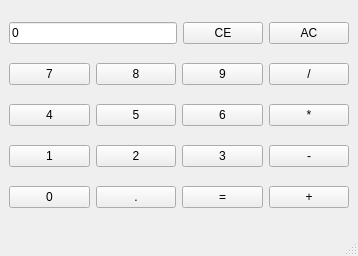
<?xml version="1.0" encoding="UTF-8"?>
<ui version="4.0">
 <class>Calculator</class>
 <widget class="QMainWindow" name="Calculator">
  <property name="geometry">
   <rect>
    <x>0</x>
    <y>0</y>
    <width>358</width>
    <height>256</height>
   </rect>
  </property>
  <property name="windowTitle">
   <string>Calculator</string>
  </property>
  <widget class="QWidget" name="centralwidget">
   <layout class="QVBoxLayout" name="verticalLayout">
    <item>
     <layout class="QHBoxLayout" name="horizontalLayout_5">
      <item>
       <widget class="QLineEdit" name="e_display">
        <property name="text">
         <string>0</string>
        </property>
        <property name="readOnly">
         <bool>true</bool>
        </property>
       </widget>
      </item>
      <item>
       <widget class="QPushButton" name="b_ce">
        <property name="text">
         <string>CE</string>
        </property>
       </widget>
      </item>
      <item>
       <widget class="QPushButton" name="b_ac">
        <property name="text">
         <string>AC</string>
        </property>
       </widget>
      </item>
     </layout>
    </item>
    <item>
     <layout class="QHBoxLayout" name="horizontalLayout">
      <item>
       <widget class="QPushButton" name="b_7">
        <property name="text">
         <string>7</string>
        </property>
       </widget>
      </item>
      <item>
       <widget class="QPushButton" name="b_8">
        <property name="text">
         <string>8</string>
        </property>
       </widget>
      </item>
      <item>
       <widget class="QPushButton" name="b_9">
        <property name="text">
         <string>9</string>
        </property>
       </widget>
      </item>
      <item>
       <widget class="QPushButton" name="b_divide">
        <property name="text">
         <string>/</string>
        </property>
       </widget>
      </item>
     </layout>
    </item>
    <item>
     <layout class="QHBoxLayout" name="horizontalLayout_2">
      <item>
       <widget class="QPushButton" name="b_4">
        <property name="text">
         <string>4</string>
        </property>
       </widget>
      </item>
      <item>
       <widget class="QPushButton" name="b_5">
        <property name="text">
         <string>5</string>
        </property>
       </widget>
      </item>
      <item>
       <widget class="QPushButton" name="b_6">
        <property name="text">
         <string>6</string>
        </property>
       </widget>
      </item>
      <item>
       <widget class="QPushButton" name="b_multiply">
        <property name="text">
         <string>*</string>
        </property>
       </widget>
      </item>
     </layout>
    </item>
    <item>
     <layout class="QHBoxLayout" name="horizontalLayout_3">
      <item>
       <widget class="QPushButton" name="b_1">
        <property name="text">
         <string>1</string>
        </property>
       </widget>
      </item>
      <item>
       <widget class="QPushButton" name="b_2">
        <property name="text">
         <string>2</string>
        </property>
       </widget>
      </item>
      <item>
       <widget class="QPushButton" name="b_3">
        <property name="text">
         <string>3</string>
        </property>
       </widget>
      </item>
      <item>
       <widget class="QPushButton" name="b_subtract">
        <property name="text">
         <string>-</string>
        </property>
       </widget>
      </item>
     </layout>
    </item>
    <item>
     <layout class="QHBoxLayout" name="horizontalLayout_4">
      <item>
       <widget class="QPushButton" name="b_0">
        <property name="text">
         <string>0</string>
        </property>
       </widget>
      </item>
      <item>
       <widget class="QPushButton" name="b_dot">
        <property name="text">
         <string>.</string>
        </property>
       </widget>
      </item>
      <item>
       <widget class="QPushButton" name="b_equals">
        <property name="text">
         <string>=</string>
        </property>
       </widget>
      </item>
      <item>
       <widget class="QPushButton" name="b_add">
        <property name="text">
         <string>+</string>
        </property>
       </widget>
      </item>
     </layout>
    </item>
   </layout>
  </widget>
  <widget class="QMenuBar" name="menubar">
   <property name="geometry">
    <rect>
     <x>0</x>
     <y>0</y>
     <width>358</width>
     <height>25</height>
    </rect>
   </property>
  </widget>
  <widget class="QStatusBar" name="statusbar"/>
 </widget>
 <resources/>
 <connections/>
</ui>
